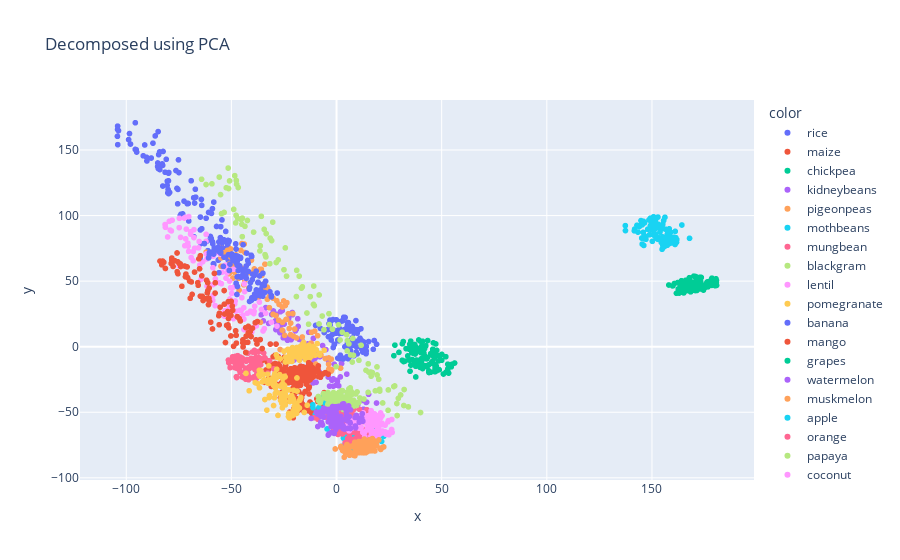

This figure's notebook cell:
### Markdown cell above
# Principal Component Analysis

### Code cell
ll = num_features[:]
if target in ll:
    ll.remove(target)

pca=PCA(n_components=2)
df_pca=pca.fit_transform(df[ll])
df_pca=pd.DataFrame(df_pca)
fig = px.scatter(x=df_pca[0],y=df_pca[1],color=df[target],title="Decomposed using PCA")
fig.show()
